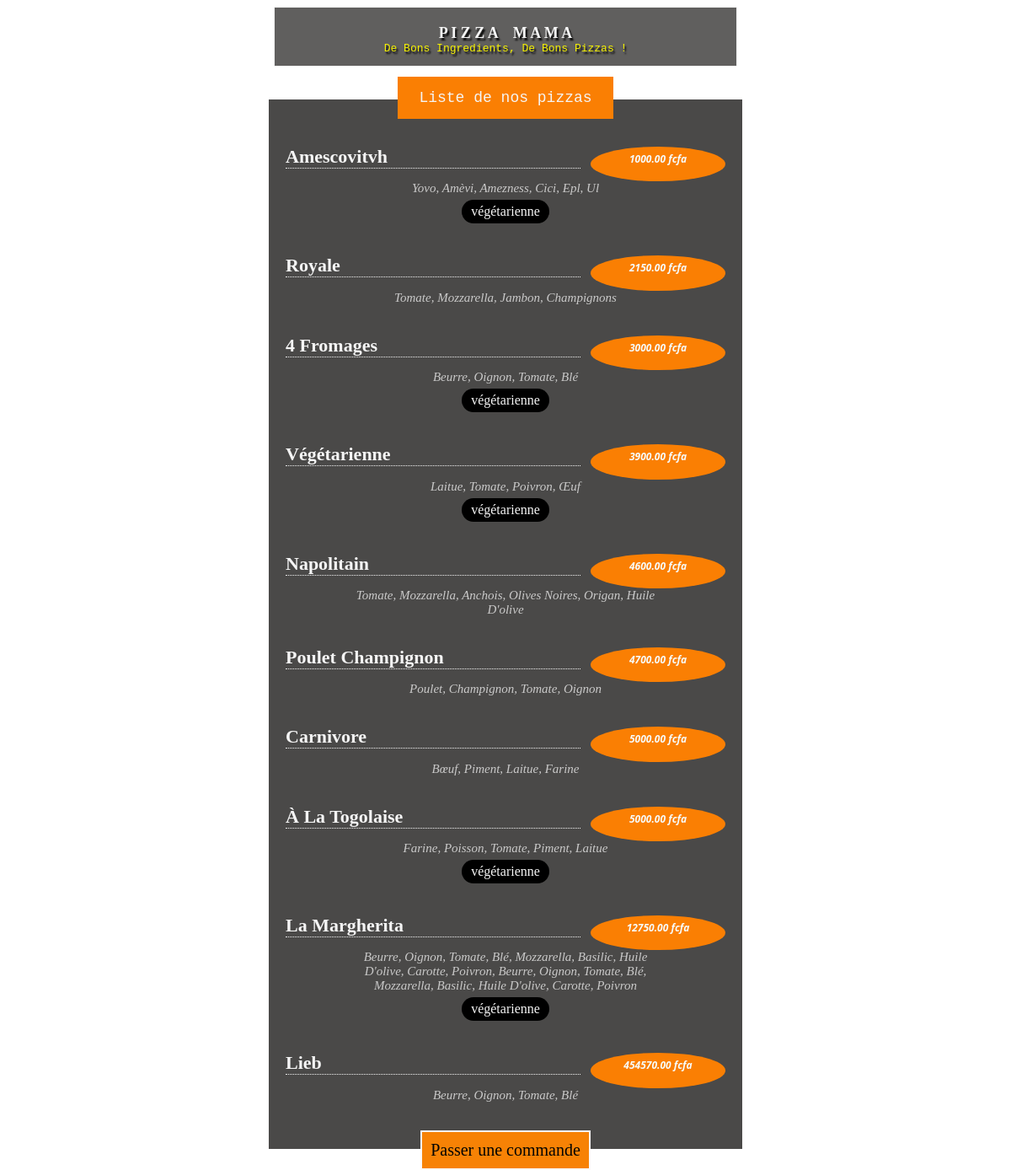
The app's page /menu/ with its own data.
### menu/models.py (models this page shows, shortened)
class pizza(models.Model):
    nom = models.CharField(max_length=200)
    ingredient = models.CharField(max_length=400)
    prix = models.FloatField(default=0)
    vegetarienne = models.BooleanField(default=False)

### menu/views.py (the view)
# urls.py: path('', views.commande, name="index"),
def index(request):
    pizzas = pizza.objects.all().order_by("prix")
    return render(request, 'menu/index.html', {'pizzas': pizzas})

### menu/templates/menu/index.html (shortened to what this page needs)
<html lang="fr">
<head>
</head>
<body>
    <center>
      <div>
        <a href="{% url 'main:index' %}" class="mama">P i z z a &nbsp;&nbsp  m a m a <br><p class="slogan">De bons ingredients, de bons pizzas !</p></a>
    </div>
    <div class="menu_title">
        <h1>Liste de nos pizzas</h1>
    </div>
    <div class="menu_list">
        {% for pizza in pizzas %}
            <div class="menu_list_item">
                <span class="menu_list_title">{{pizza.nom}}</span>
                <span class="menu_list_prix">{{pizza.prix | floatformat:2}} fcfa</span>
                <span class="menu_list_ingredient">{{pizza.ingredient}}</span>
            </div>
            {% if pizza.vegetarienne == True %}
                <span class="badge">végétarienne</span>
            {% endif %}
        {% endfor %}
    </div>
        <a href="{% url 'commande:index' %}" class="commande">Passer une commande</a>
    </center>
</body>
</html>

### menu/templates/menu/index.html (style rules this page uses)
.mama { border: solid 1px whitesmoke; font-weight: bold; display: inline-block; padding: 20px 130px 0px 130px; text-decoration: none; text-transform: uppercase; color: whitesmoke; font-size: large; text-shadow: 2px 3px 2px #030303; background-color: rgba(29, 28, 27, 0.7); }
.slogan { display: inline-block; margin-top: 0px; font-family: 'Courier New', Courier, monospace; color: rgb(245, 241, 1); text-transform:capitalize; text-shadow: 2px 2x 4px #fafafb; font-size: small; font-weight: normal; }
h1 { font-family: 'Courier New', Courier, monospace; display: inline-block; color: whitesmoke; font-size: large; background-color: rgb(250, 127, 3); padding: 15px 25px; font-weight: normal; }
.menu_list { width: fit-content; background-color: rgba(29, 28, 27, 0.8); padding: 20px; margin-top: -35px; }
.menu_list_item { margin: 35px 0px; }
.menu_list_title { display: inline-block; text-align: left; color: whitesmoke; border-bottom: dotted 1px whitesmoke; text-transform: capitalize; font-weight: bold; font-size: 22px; font-family: Cambria; width: 350px; }
.menu_list_prix { font-size: 12px; color: rgb(247, 251, 251); margin-left: 8px; font-style: italic; display: inline-block; width: 160px; height: 4%; font-weight: bold; font-family: system-ui, -apple-system, BlinkMacSystemFont, 'Segoe UI', Roboto, Oxygen, Ubuntu, Cantarell, 'Open Sans', 'Helvetica Neue', sans-serif; text-align: center; background-color: rgb(250, 127, 3); border-radius: 50%; padding-top: 6px; padding-bottom: 4px; }
.menu_list_ingredient { font-style: oblique; font-family: Cambria; font-size: 15px; color: white; opacity: 0.7; display: block; margin-top: 0px; width: 360px; text-transform: capitalize; }
.badge { display: inline-block; background-color:black; color: whitesmoke; margin-top: -30px; padding: 5px 11px; border-radius: 15px; text-transform: lowercase; }
.commande { background-color: rgb(247, 130, 5); display: inline-block; color: rgb(3, 4, 3); text-decoration: none; font-size: 20px; padding: 10px; border: solid 2px rgb(250, 248, 250); margin: -22px 0px -30px 0px; }

### records on screen
pizza: nom "Amescovitvh", prix "1000.00", ingredient "Yovo, Amèvi, Amezness, Cici, Epl, Ul", vegetarienne "végétarienne"
pizza: nom "Royale", prix "2150.00", ingredient "Tomate, Mozzarella, Jambon, Champignons"
pizza: nom "4 Fromages", prix "3000.00", ingredient "Beurre, Oignon, Tomate, Blé", vegetarienne "végétarienne"
pizza: nom "Végétarienne", prix "3900.00", ingredient "Laitue, Tomate, Poivron, Œuf", vegetarienne "végétarienne"
pizza: nom "Napolitain", prix "4600.00", ingredient "Tomate, Mozzarella, Anchois, Olives Noires, Origan, Huile D'olive"
pizza: nom "Poulet Champignon", prix "4700.00", ingredient "Poulet, Champignon, Tomate, Oignon"
pizza: nom "Carnivore", prix "5000.00", ingredient "Bœuf, Piment, Laitue, Farine"
pizza: nom "À La Togolaise", prix "5000.00", ingredient "Farine, Poisson, Tomate, Piment, Laitue", vegetarienne "végétarienne"
pizza: nom "La Margherita", prix "12750.00", ingredient "Beurre, Oignon, Tomate, Blé, Mozzarella, Basilic, Huile D'olive, Carotte, Poivron, Beurre, Oignon, Tomate, Blé, Mozzarella, Basilic, Huile D'olive, Carotte, Poivron", vegetarienne "végétarienne"
pizza: nom "Lieb", prix "454570.00", ingredient "Beurre, Oignon, Tomate, Blé"
